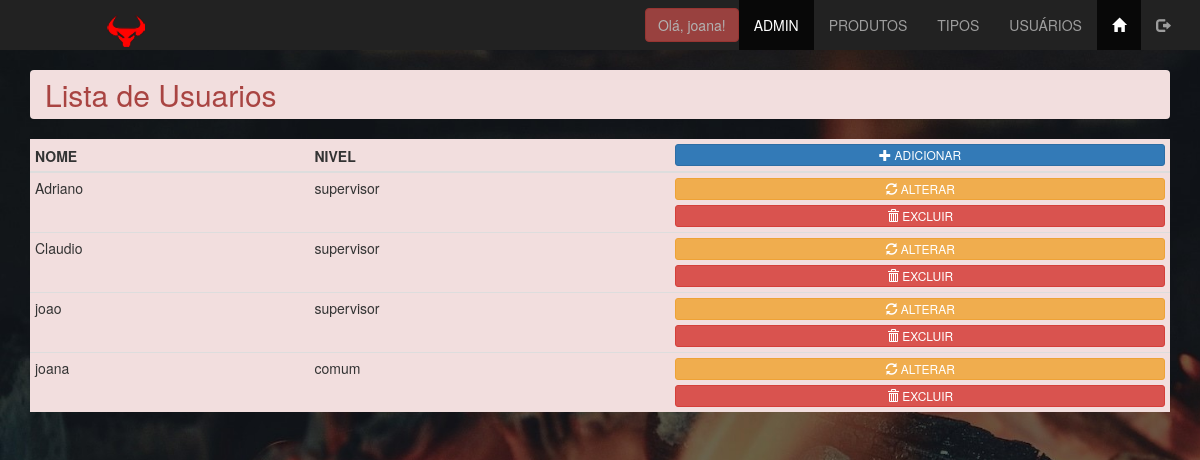
The app's page /admin/usuarios_lista.php (signed in) with its own data.
### tables this page shows
CREATE TABLE `tbusuarios` (
  `id_usuario` int(11) NOT NULL AUTO_INCREMENT,
  `login_usuario` varchar(30) NOT NULL,
  `senha_usuario` varchar(32) DEFAULT NULL,
  `nivel_usuario` varchar(15) NOT NULL,
  PRIMARY KEY (`id_usuario`),
  UNIQUE KEY `login_usuario_uniq` (`login_usuario`)
);

### admin/usuarios_lista.php (the view, shortened to what this page needs)
<?php
include '../conn/connect.php';
$lista = $conn->query("select * from tbusuarios order by nivel_usuario desc");
$row = $lista->fetch_assoc();
?>
<!DOCTYPE html>
<html lang="pt-BR">
<head>
    <link rel="stylesheet" href="../css/bootstrap.min.css">
    <link rel="stylesheet" href="../css/estilo.css">
</head>
<body class="fundofixo">
    <?php include "menu_adm.php"; ?>
    <main class="container">
        <h2 class="breadcrumb alert-danger" >Lista de Usuarios </h2>
        <table class="table table-hover table-condensed tb-opacidade bg-danger">
            <thead>
                <th>NOME</th>
                <th>NIVEL</th>
                <th>
                    <a href="usuarios_insere.php" target="_self" class="btn btn-block btn-primary btn-xs" role="button">
                        <span class="glyphicon glyphicon-plus" aria-hidden="true"></span>
                        <span class="hidden-xs">ADICIONAR</span>
                    </a>
                </th>
            </thead>
            <tbody>
                    <?php do{?>
                    <tr>
                        <td>
                            <?php echo $row['login_usuario'];?>
                        </td>
                        <td>
                            <?php echo $row['nivel_usuario'];?>
                        </td>
                        <td >
                            <a href="usuarios_atualiza.php?id_usuario=<?php echo $row['id_usuario'] ?>" role="button" class="btn btn-warning btn-block btn-xs">
                                <span class="glyphicon glyphicon-refresh"></span>
                                <span class="hidden-xs">ALTERAR</span>
                            </a>
                            <button
                                data-nome="<?php echo $row['login_usuario'] ?>"
                                data-id="<?php echo $row['id_usuario'] ?>"
                                class="delete btn btn-xs btn-block btn-danger">
                                <span class="glyphicon glyphicon-trash"></span>
                                <span class="hidden-xs">EXCLUIR</span>
                            </button>
                        </td>
                    </tr>
                    <?php }while($row = $lista->fetch_assoc());?>
            </tbody>
        </table>
    </main>
</body>
</html>

### css/estilo.css (style rules this page uses)
.fundofixo { background: url('../images/churrascaria.jpg') no-repeat fixed; -webkit-background-size: cover ; background-size: cover; }

### records on screen
tbusuarios: login_usuario "Adriano", nivel_usuario "supervisor"
tbusuarios: login_usuario "Claudio", nivel_usuario "supervisor"
tbusuarios: login_usuario "joao", nivel_usuario "supervisor"
tbusuarios: login_usuario "joana", nivel_usuario "comum"

### other values on screen
$_SESSION['login_usuario'] "joana"
